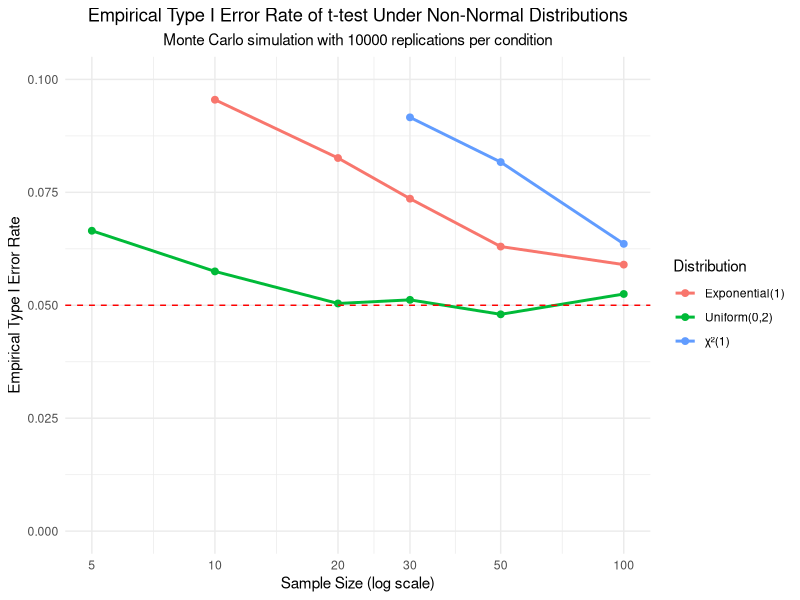

Generate this figure with R:
# Load required packages
library(ggplot2)
library(dplyr)
library(tidyr)
library(knitr)

# Set seed for reproducibility
set.seed(123)

# Monte Carlo simulation function
monte_carlo_t_test <- function(distribution, n, mu0, alpha = 0.05, n_sim = 10000) {
  p_values <- numeric(n_sim)
  
  for (i in 1:n_sim) {
    if (distribution == "chisq") {
      x <- rchisq(n, df = 1)
    } else if (distribution == "uniform") {
      x <- runif(n, min = 0, max = 2)
    } else if (distribution == "exponential") {
      x <- rexp(n, rate = 1)
    }
    
    test_result <- t.test(x, mu = mu0, alternative = "two.sided")
    p_values[i] <- test_result$p.value
  }
  
  empirical_alpha <- mean(p_values < alpha)
  return(empirical_alpha)
}

# True means for each distribution
mu0_chisq <- 1          # Mean of χ²(1)
mu0_uniform <- 1         # Mean of Uniform(0,2)
mu0_exponential <- 1     # Mean of Exponential(1)

# Simulation parameters
sample_sizes <- c(5, 10, 20, 30, 50, 100)
alpha <- 0.05
n_sim <- 10000

# Run simulations for all distributions and sample sizes
results <- expand.grid(
  distribution = c("chisq", "uniform", "exponential"),
  n = sample_sizes,
  empirical_alpha = NA,
  stringsAsFactors = FALSE
)

for (i in 1:nrow(results)) {
  mu0 <- switch(results$distribution[i],
                "chisq" = mu0_chisq,
                "uniform" = mu0_uniform,
                "exponential" = mu0_exponential)
  
  results$empirical_alpha[i] <- monte_carlo_t_test(
    distribution = results$distribution[i],
    n = results$n[i],
    mu0 = mu0,
    alpha = alpha,
    n_sim = n_sim
  )
}

# Add distribution names for plotting
results <- results %>%
  mutate(distribution_name = case_when(
    distribution == "chisq" ~ "χ²(1)",
    distribution == "uniform" ~ "Uniform(0,2)",
    distribution == "exponential" ~ "Exponential(1)",
    TRUE ~ as.character(distribution)
  ))

# Create visualization
ggplot(results, aes(x = n, y = empirical_alpha, color = distribution_name)) +
  geom_line(size = 1) +
  geom_point(size = 2) +
  geom_hline(yintercept = alpha, linetype = "dashed", color = "red") +
  scale_x_continuous(trans = "log10", breaks = sample_sizes) +
  scale_y_continuous(limits = c(0, 0.1)) +
  labs(
    title = "Empirical Type I Error Rate of t-test Under Non-Normal Distributions",
    subtitle = paste("Monte Carlo simulation with", n_sim, "replications per condition"),
    x = "Sample Size (log scale)",
    y = "Empirical Type I Error Rate",
    color = "Distribution"
  ) +
  theme_minimal() +
  theme(
    plot.title = element_text(hjust = 0.5),
    plot.subtitle = element_text(hjust = 0.5)
  )

# Create results table
results_table <- results %>%
  select(Distribution = distribution_name, 
         `Sample Size` = n, 
         `Empirical α` = empirical_alpha) %>%
  mutate(`Empirical α` = round(`Empirical α`, 4))

kable(results_table, caption = "Empirical Type I Error Rates Across Conditions")
